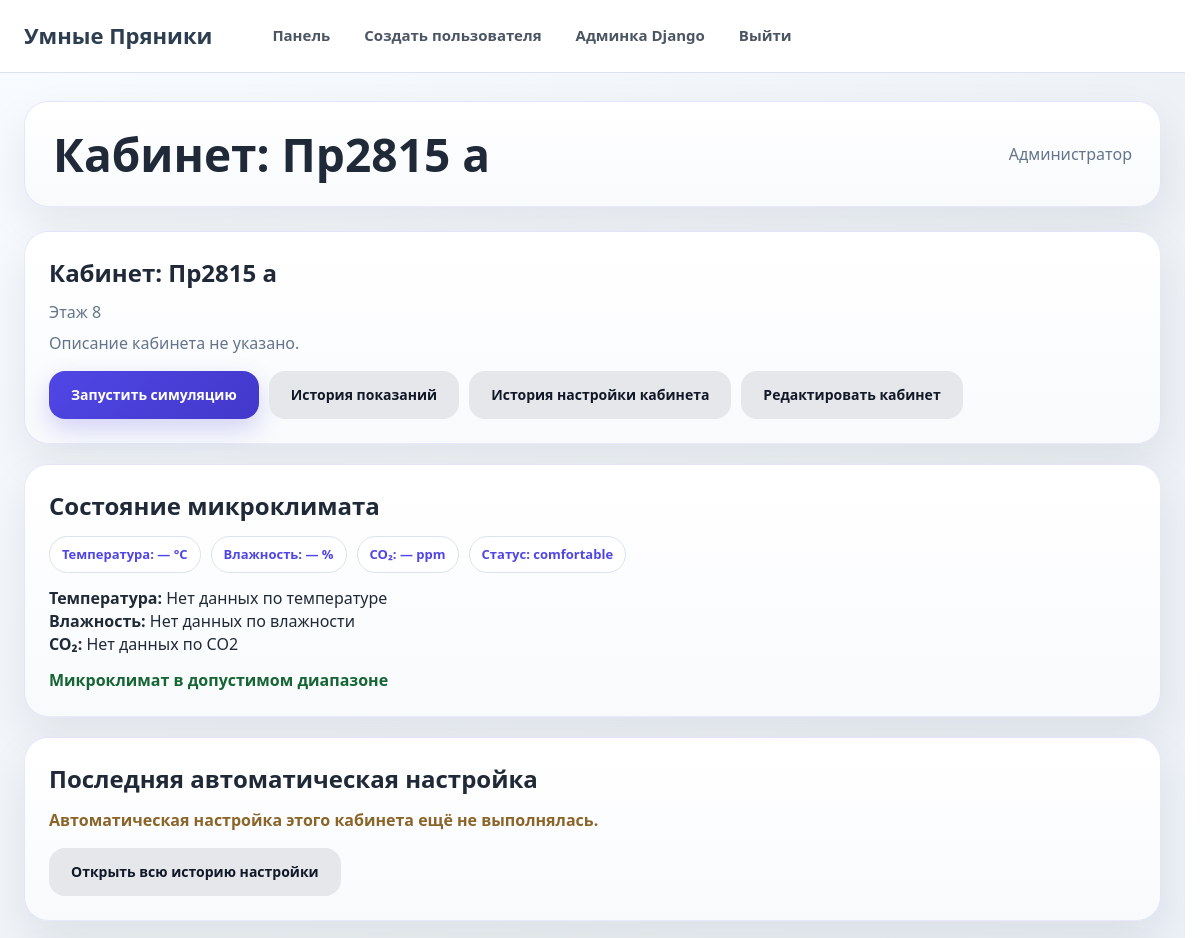
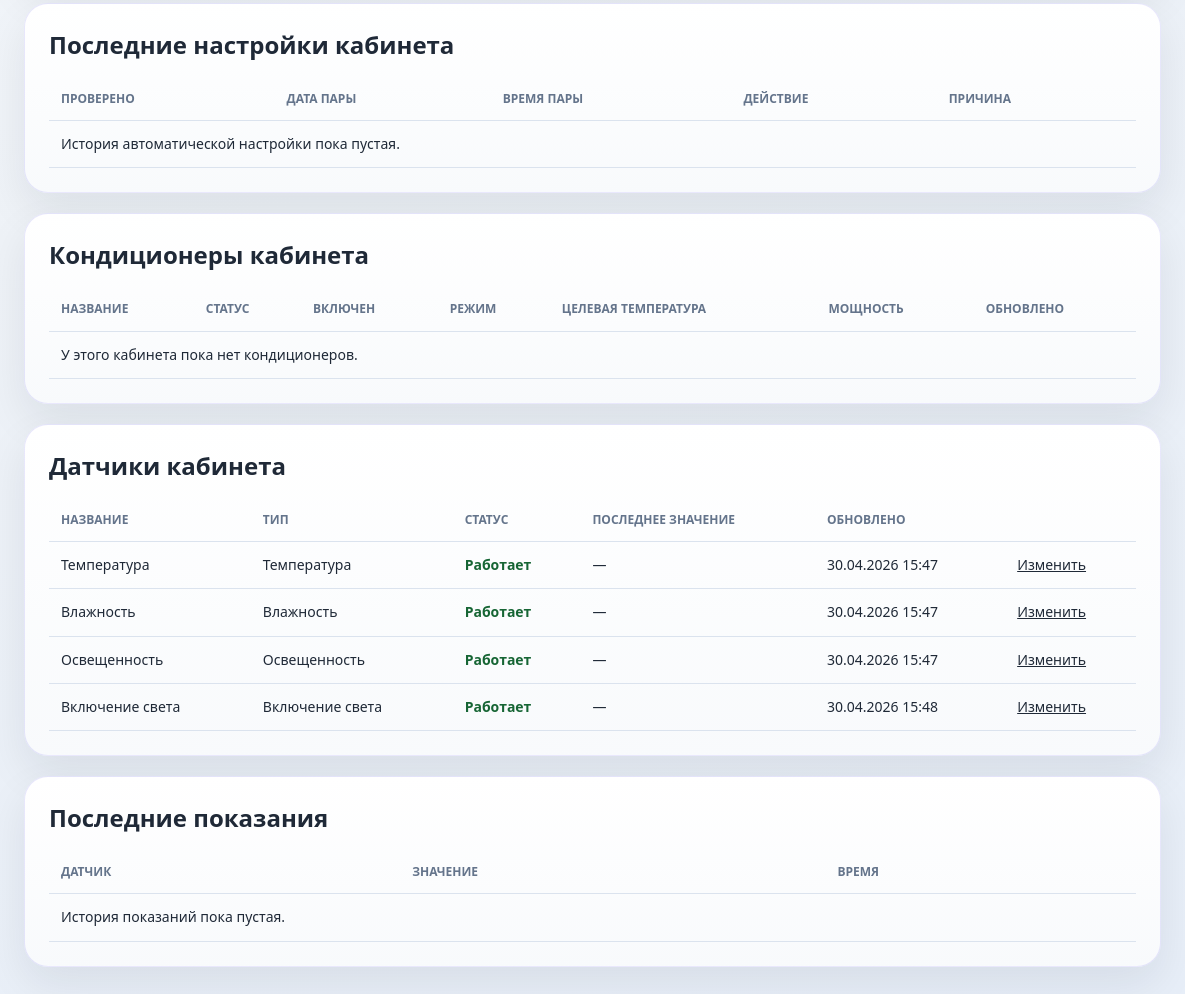
The page /dashboard/room/11/ (signed in) on the database its author committed (2 pictures, top to bottom).
### university/models.py (models this page shows, shortened)
class Room(models.Model):
    name = models.CharField("Название кабинета", max_length=50)
    floor = models.IntegerField("Этаж")
    chairs = models.IntegerField("Количество стульев", default=0)
    desks = models.IntegerField("Количество парт", default=0)
    computers = models.IntegerField("Количество компьютеров", default=0)
    windows = models.IntegerField("Количество окон", default=0)
    description = models.TextField("Описание кабинета", blank=True)
    window_open = models.BooleanField("Окна открыты", default=False)
    conditioners = models.IntegerField("Количество кондиционеров", default=0)
    class Meta:
        verbose_name = "Кабинет"
        verbose_name_plural = "Кабинеты"

class Sensor(models.Model):
    STATUS_CHOICES = [
        ("active", "Работает"),
        ("error", "Ошибка"),
        ("disabled", "Выключен"),
    ]
    room = models.ForeignKey(
        Room,
        verbose_name="Кабинет",
        on_delete=models.CASCADE,
    )
    sensor_type = models.ForeignKey(
        SensorType,
        verbose_name="Тип датчика",
        on_delete=models.CASCADE,
    )
    name = models.CharField("Название датчика", max_length=100)
    status = models.CharField(
        "Статус",
        max_length=20,
        choices=STATUS_CHOICES,
        default="active",
    )
    last_value = models.FloatField("Последнее значение", null=True, blank=True)
    last_updated = models.DateTimeField("Время последнего обновления", auto_now=True)
    class Meta:
        verbose_name = "Датчик"
        verbose_name_plural = "Датчики"

class SensorType(models.Model):
    name = models.CharField("Название типа датчика", max_length=100)
    class Meta:
        verbose_name = "Тип датчика"
        verbose_name_plural = "Типы датчиков"

### university/views.py (the view)
# urls.py: path("dashboard/room/<int:room_id>/", views.room_detail, name="room_detail"),
@moderator_or_admin_required
def room_detail(request, room_id):
    room = get_object_or_404(
        Room.objects.prefetch_related(
            "sensor_set__sensor_type",
            "conditioner_set",
        ),
        pk=room_id,
    )
    sensors = room.sensor_set.all()
    conditioners = room.conditioner_set.all()
    latest_data = (
        SensorData.objects
        .filter(sensor__room=room)
        .select_related("sensor", "sensor__sensor_type")
        .order_by("-created_at")[:20]
    )
    climate_snapshot = get_room_climate_snapshot(room)
    last_climate_log = (
        ClimateActionLog.objects
        .filter(room=room)
        .order_by("-created_at")
        .first()
    )
    climate_logs = (
        ClimateActionLog.objects
        .filter(room=room)
        .order_by("-created_at")[:5]
    )
    context = {
        "room": room,
        "sensors": sensors,
        "conditioners": conditioners,
        "latest_data": latest_data,
        "climate_snapshot": climate_snapshot,
        "last_climate_log": last_climate_log,
        "climate_logs": climate_logs,
        "title": f"Кабинет: {room.name}",
    }
    return render(request, "dashboard/room_detail.html", context)

### university/templates/dashboard/room_detail.html
{% extends "dashboard/base.html" %}
{% block content %}
<div class="card">
    <h2>Кабинет: {{ room.name }}</h2>
    <p class="muted">Этаж {{ room.floor }}</p>
    {% if room.description %}
        <p>{{ room.description }}</p>
    {% else %}
        <p class="muted">Описание кабинета не указано.</p>
    {% endif %}
    <div class="actions" style="display: flex; gap: 10px; flex-wrap: wrap; margin-top: 16px;">
        <a class="btn" href="{% url 'university:room_simulate' room.id %}">
            Запустить симуляцию
        </a>
        <a class="btn btn-secondary" href="{% url 'university:room_history' room.id %}">
            История показаний
        </a>
        <a class="btn btn-secondary" href="/admin/university/climateactionlog/?room__id__exact={{ room.id }}">
            История настройки кабинета
        </a>
        <a class="btn btn-secondary" href="/admin/university/room/{{ room.id }}/change/">
            Редактировать кабинет
        </a>
    </div>
</div>
<div class="card" style="margin-top: 20px;">
    <h2>Состояние микроклимата</h2>
    <div class="room-meta">
        <div class="pill">
            Температура: {{ climate_snapshot.temperature|default:"—" }} °C
        </div>
        <div class="pill">
            Влажность: {{ climate_snapshot.humidity|default:"—" }} %
        </div>
        <div class="pill">
            CO₂: {{ climate_snapshot.co2|default:"—" }} ppm
        </div>
        <div class="pill">
            Статус: {{ climate_snapshot.summary.status|default:"—" }}
        </div>
    </div>
    <div style="margin-top: 14px;">
        <div>
            <strong>Температура:</strong>
            {{ climate_snapshot.summary.temperature.reason|default:"Нет данных" }}
        </div>
        <div>
            <strong>Влажность:</strong>
            {{ climate_snapshot.summary.humidity.reason|default:"Нет данных" }}
        </div>
        <div>
            <strong>CO₂:</strong>
            {{ climate_snapshot.summary.co2.reason|default:"Нет данных" }}
        </div>
    </div>
    {% if climate_snapshot.summary.needs_ventilation %}
        <div style="margin-top: 12px;" class="status-error">
            Требуется проветривание
        </div>
    {% elif climate_snapshot.summary.too_hot %}
        <div style="margin-top: 12px;" class="status-error">
            В кабинете жарко
        </div>
    {% elif climate_snapshot.summary.too_cold %}
        <div style="margin-top: 12px;" class="status-disabled">
            В кабинете холодно
        </div>
    {% else %}
        <div style="margin-top: 12px;" class="status-active">
            Микроклимат в допустимом диапазоне
        </div>
    {% endif %}
</div>
<div class="card" style="margin-top: 20px;">
    <h2>Последняя автоматическая настройка</h2>
    {% if last_climate_log %}
        <div class="room-meta">
            <div class="pill">
                Дата пары: {{ last_climate_log.lesson_date|date:"d.m.Y" }}
            </div>
            <div class="pill">
                Время пары: {{ last_climate_log.lesson_time|time:"H:i" }}
            </div>
            <div class="pill">
                Действие: {{ last_climate_log.get_action_display }}
            </div>
            <div class="pill">
                Проверено: {{ last_climate_log.created_at|date:"d.m.Y H:i" }}
            </div>
        </div>
        <div style="margin-top: 14px;">
            <strong>Проверенные показатели и причина решения:</strong>
            <p style="margin-top: 8px;">
                {{ last_climate_log.reason }}
            </p>
        </div>
    {% else %}
        <div class="status-disabled" style="margin-top: 12px;">
            Автоматическая настройка этого кабинета ещё не выполнялась.
        </div>
    {% endif %}
    <div class="actions" style="display: flex; gap: 10px; flex-wrap: wrap; margin-top: 16px;">
        <a class="btn btn-secondary" href="/admin/university/climateactionlog/?room__id__exact={{ room.id }}">
            Открыть всю историю настройки
        </a>
    </div>
</div>
<div class="card" style="margin-top: 20px;">
    <h2>Последние настройки кабинета</h2>
    <table>
        <thead>
            <tr>
                <th>Проверено</th>
                <th>Дата пары</th>
                <th>Время пары</th>
                <th>Действие</th>
                <th>Причина</th>
            </tr>
        </thead>
        <tbody>
            {% for log in climate_logs %}
                <tr>
                    <td>{{ log.created_at|date:"d.m.Y H:i" }}</td>
                    <td>{{ log.lesson_date|date:"d.m.Y" }}</td>
                    <td>{{ log.lesson_time|time:"H:i" }}</td>
                    <td>{{ log.get_action_display }}</td>
                    <td>{{ log.reason }}</td>
                </tr>
            {% empty %}
                <tr>
                    <td colspan="5">
                        История автоматической настройки пока пустая.
                    </td>
                </tr>
            {% endfor %}
        </tbody>
    </table>
</div>
<div class="card" style="margin-top: 20px;">
    <h2>Кондиционеры кабинета</h2>
    <table>
        <thead>
            <tr>
                <th>Название</th>
                <th>Статус</th>
                <th>Включен</th>
                <th>Режим</th>
                <th>Целевая температура</th>
                <th>Мощность</th>
                <th>Обновлено</th>
            </tr>
        </thead>
        <tbody>
            {% for conditioner in conditioners %}
                <tr>
                    <td>{{ conditioner.name }}</td>
                    <td>
                        {% if conditioner.status == "active" %}
                            <span class="status-active">Работает</span>
                        {% elif conditioner.status == "error" %}
                            <span class="status-error">Ошибка</span>
                        {% else %}
                            <span class="status-disabled">Выключен</span>
                        {% endif %}
                    </td>
                    <td>{{ conditioner.enabled|yesno:"Да,Нет" }}</td>
                    <td>{{ conditioner.get_mode_display }}</td>
                    <td>{{ conditioner.target_temperature|default:"—" }}</td>
                    <td>{{ conditioner.power }}</td>
                    <td>{{ conditioner.last_updated|date:"d.m.Y H:i" }}</td>
                </tr>
            {% empty %}
                <tr>
                    <td colspan="7">
                        У этого кабинета пока нет кондиционеров.
                    </td>
                </tr>
            {% endfor %}
        </tbody>
    </table>
</div>
<div class="card" style="margin-top: 20px;">
    <h2>Датчики кабинета</h2>
    <table>
        <thead>
            <tr>
                <th>Название</th>
                <th>Тип</th>
                <th>Статус</th>
                <th>Последнее значение</th>
                <th>Обновлено</th>
                <th></th>
            </tr>
        </thead>
        <tbody>
            {% for sensor in sensors %}
                <tr>
                    <td>{{ sensor.name }}</td>
                    <td>{{ sensor.sensor_type.name }}</td>
                    <td>
                        {% if sensor.status == "active" %}
                            <span class="status-active">Работает</span>
                        {% elif sensor.status == "error" %}
                            <span class="status-error">Ошибка</span>
                        {% else %}
                            <span class="status-disabled">Выключен</span>
                        {% endif %}
                    </td>
                    <td>{{ sensor.last_value|default:"—" }}</td>
                    <td>{{ sensor.last_updated|date:"d.m.Y H:i" }}</td>
                    <td>
                        <a href="/admin/university/sensor/{{ sensor.id }}/change/">
                            Изменить
                        </a>
                    </td>
                </tr>
            {% empty %}
                <tr>
                    <td colspan="6">
                        У этого кабинета пока нет датчиков.
                    </td>
                </tr>
            {% endfor %}
        </tbody>
    </table>
</div>
<div class="card" style="margin-top: 20px;">
    <h2>Последние показания</h2>
    <table>
        <thead>
            <tr>
                <th>Датчик</th>
                <th>Значение</th>
                <th>Время</th>
            </tr>
        </thead>
        <tbody>
            {% for item in latest_data %}
                <tr>
                    <td>{{ item.sensor.name }}</td>
                    <td>{{ item.value }}</td>
                    <td>{{ item.created_at|date:"d.m.Y H:i:s" }}</td>
                </tr>
            {% empty %}
                <tr>
                    <td colspan="3">
                        История показаний пока пустая.
                    </td>
                </tr>
            {% endfor %}
        </tbody>
    </table>
</div>
{% endblock %}

### rows shown on the page
Room: name "Пр2815 а", floor "8"
Sensor: name "Температура", sensor_type.name "Температура", status "Работает", last_value "—", last_updated "30.04.2026 15:47"
Sensor: name "Влажность", sensor_type.name "Влажность", status "Работает", last_value "—", last_updated "30.04.2026 15:47"
Sensor: name "Освещенность", sensor_type.name "Освещенность", status "Работает", last_value "—", last_updated "30.04.2026 15:47"
Sensor: name "Включение света", sensor_type.name "Включение света", status "Работает", last_value "—", last_updated "30.04.2026 15:48"

### other values the page prints
{{ title|default:"Панель администратора" }} "Кабинет: Пр2815 а"
{{ climate_snapshot.temperature|default:"—" }} "—"
{{ climate_snapshot.humidity|default:"—" }} "—"
{{ climate_snapshot.co2|default:"—" }} "—"
{{ climate_snapshot.summary.status|default:"—" }} "comfortable"
{{ climate_snapshot.summary.temperature.reason|default:"Нет данных" }} "Нет данных по температуре"
{{ climate_snapshot.summary.humidity.reason|default:"Нет данных" }} "Нет данных по влажности"
{{ climate_snapshot.summary.co2.reason|default:"Нет данных" }} "Нет данных по CO2"
